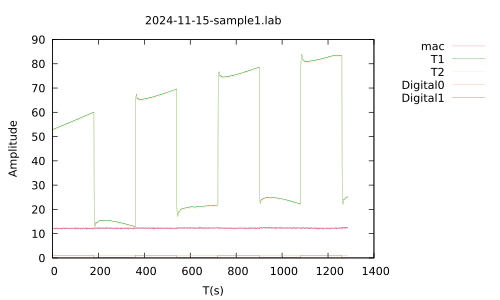

Write the gnuplot code that produced this figure.
set terminal pdf
set encoding utf8
set output "2024-11-15-sample1.pdf"
set encoding utf8
#set xrange [0.0:600.0]
#set yrange [0.0:20.0]
set key outside
set style line 1 linecolor rgb '#DB7093' linewidth 0.1
set style line 2 linecolor rgb '#008000' linewidth 0.1
set style line 3 linecolor rgb '#FFE4B5' linewidth 0.1
set style line 4 linecolor rgb '#F4A460' linewidth 0.1
set style line 5 linecolor rgb '#A0522D' linewidth 0.1
set title "2024-11-15-sample1.lab"
set xlabel "T(s)"
set ylabel "Amplitude"
plot "2024-11-15-sample1.lab" every ::1 using 1:2 w l linestyle 1 title "mac", "2024-11-15-sample1.lab" using 1:3 w l linestyle 2 title "T1", "2024-11-15-sample1.lab" using 1:4 w l linestyle 3 title "T2", "2024-11-15-sample1.lab" using 1:5 w l linestyle 4 title "Digital0", "2024-11-15-sample1.lab" using 1:6 w l linestyle 5 title "Digital1"
